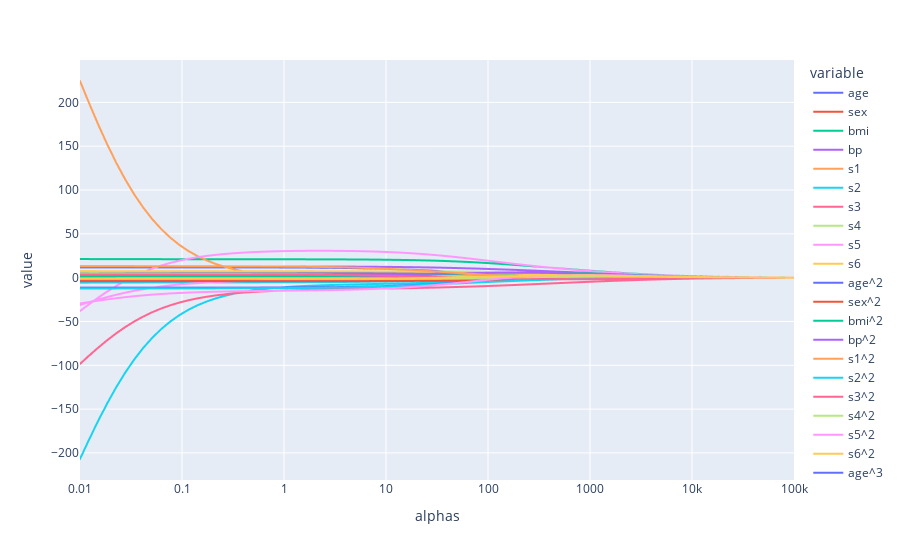

Here is the notebook cell this chart was saved with:
### Markdown cell above
## Coefficients

### Code cell
coefs = []
for a in alphas:
    ridge = Ridge(alpha=a)
    ridge.fit(original_X_3, original_y)
    coefs.append(ridge.coef_)

features = original_X_3.columns

df_coefs = pd.DataFrame(coefs, columns=features)
df_coefs['alphas'] = alphas
fig = px.line(df_coefs, x='alphas', y=features)
fig.update_xaxes(type='log').show()
